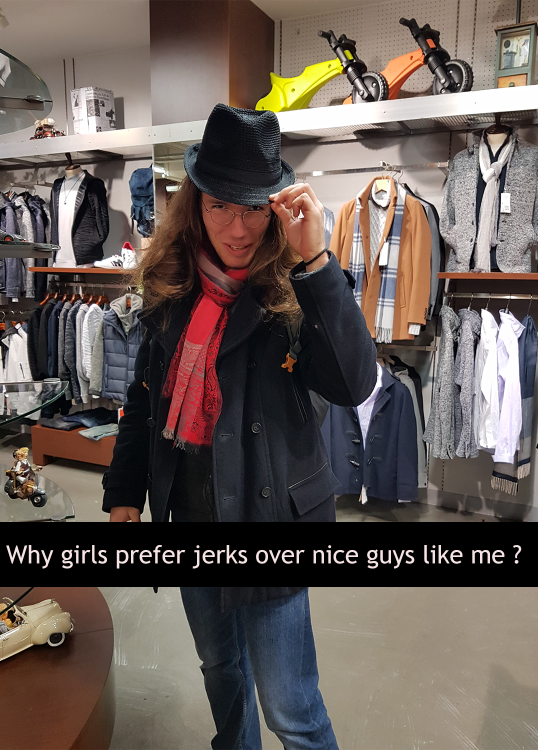
#> input picture input/weaboo.png, 1076 x 1500 px (shown at 1/2 size)
$ python fryer.py   (older library calls are emulated)
#> lines starting #> are read from the running program, lines starting #| are printed output that depends on the picture
from PIL import Image, ImageFilter, ImageEnhance

def main():

    original_img = "input/weaboo.png"

    # Open the tmp file as an Image
    img_original = Image.open(original_img)
#> img_original is the input picture: PIL image 1076x1500 RGBA; mean R, G, B, A 101.9, 90.9, 85.6, 255
    img = img_original

    x,y = img.size
#> x = 1076; y = 1500
    # Various image processes

    #Sharpen image
    sharp = ImageEnhance.Sharpness(img)
    img = sharp.enhance(10)
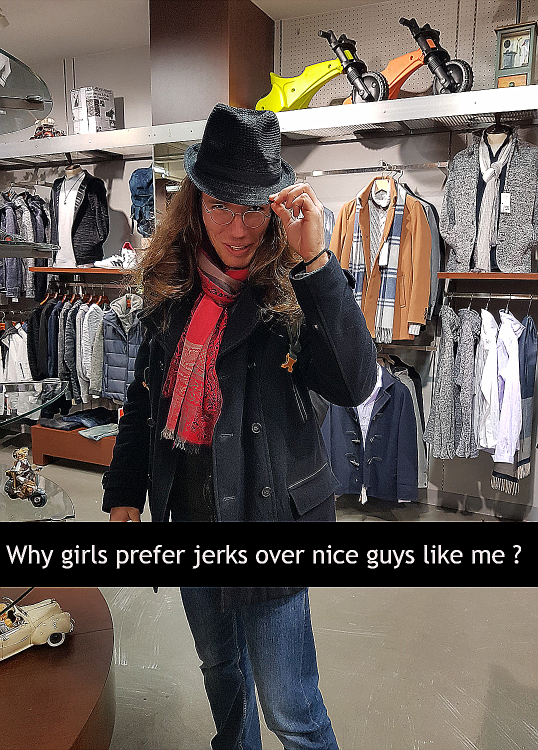
#> img: PIL image 1076x1500 RGBA (shown at 1/2 size); mean R, G, B, A 102.7, 92.4, 87.3, 255

    #contrast image
    contr = ImageEnhance.Contrast(img)
    img = contr.enhance(4)
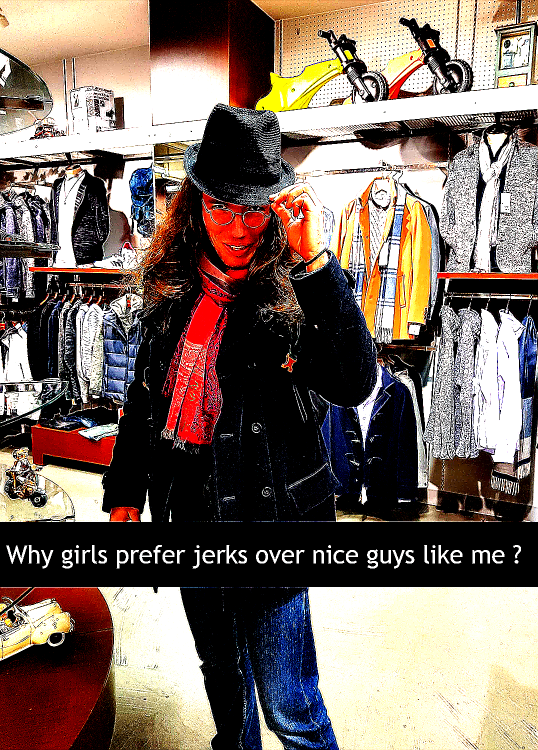
#> img: PIL image 1076x1500 RGBA (shown at 1/2 size); mean R, G, B, A 124, 108.3, 98.8, 255

    #noise
    #img = img.filter(ImageFilter.GaussianBlur(5))

    img = img.resize((x/2,y/2),Image.ANTIALIAS)
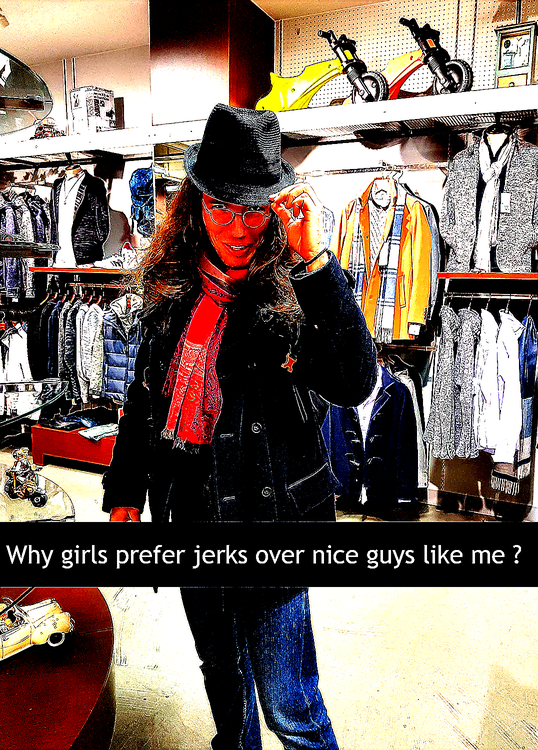
#> img: PIL image 538x750 RGBA; mean R, G, B, A 123.9, 108.4, 99, 255
    #Save/show image
    img.show()

#Lauching the main
if __name__ == "__main__":
    main()

$ run again, with input/victor.jpg saved as input/weaboo.png
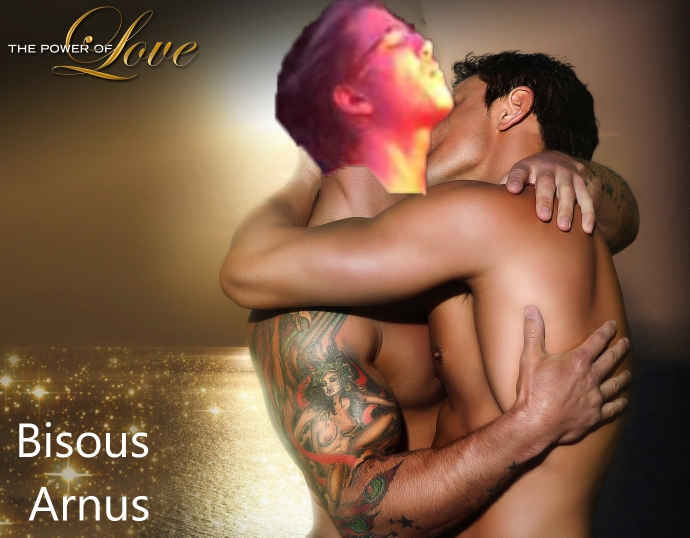
#> input picture input/victor.jpg, 1380 x 1075 px (shown at 1/2 size)
#> in main, img_original is the input picture: PIL image 1380x1075 RGB; mean R, G, B 126.5, 92.4, 69.9
#> in main, `img = contr.enhance(4)`:
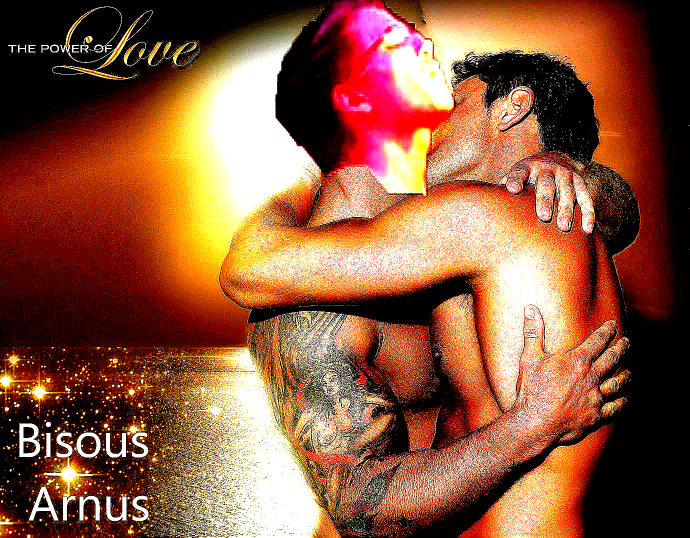
#> img: PIL image 1380x1075 RGB (shown at 1/2 size); mean R, G, B 141.2, 86.8, 59.7
#> in main, `img = img.resize((x/2,y/2),Image.ANTIALIAS)`:
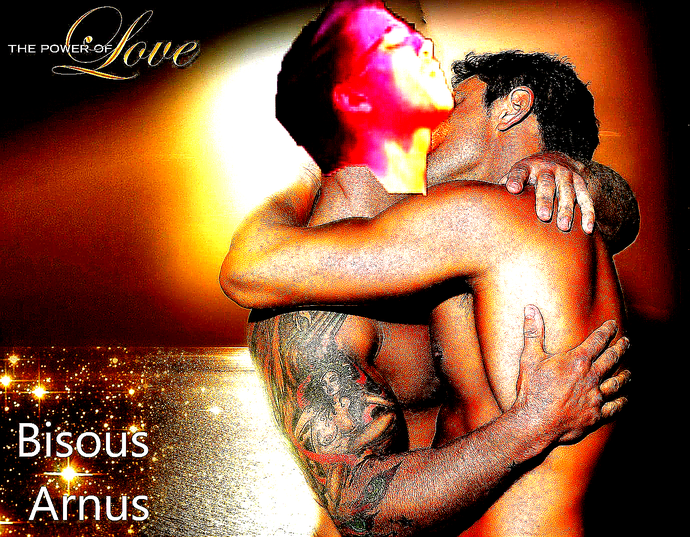
#> img: PIL image 690x537 RGB; mean R, G, B 140.9, 86.9, 60.1
